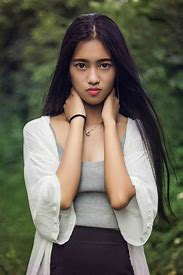
#> input picture lesson01/people.jpg, 183 x 275 px
$ python analysicPicture.py
#> lines starting #> are read from the running program, lines starting #| are printed output that depends on the picture; after the words box and inside, x2 and y2 are one past the last pixel; in counts of white or black regions, pixels touching at a corner belong together
import cv2
import numpy as np

lena = cv2.imread('people.jpg', 0)
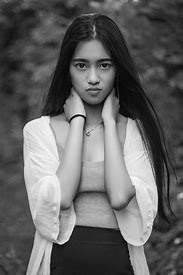
#> lena: shape (275, 183); min 0, max 255, mean 99.3
cv2.imshow('lena', lena)

r, c = lena.shape
#> r = 275; c = 183
list_img = []  # 生成一个空列表，保存用循环生成的每个位图
for i in range(8):
    mat = np.ones((r, c), dtype=np.uint8) * 2 ** i  # 生成提取矩阵mat
    bit_img = cv2.bitwise_and(lena, mat)  # 原始图像与提取矩阵进行按位与运算，得到对应位上的数据。！！！注意
    bit_img[bit_img[:, :] != 0] = 255
    list_img.append(bit_img)
#> this loop made 8 passes
#> pass 1, `bit_img = cv2.bitwise_and(lena, mat)`:
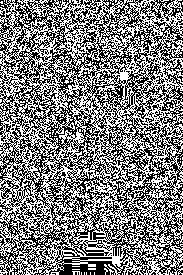
#> bit_img: shape (275, 183); values 0 (black) and 1 (white), 49.6% white in thin lines or dots
#> after the loop:
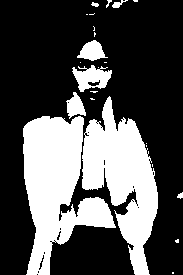
#> bit_img: shape (275, 183); 31.7% white; 24 white regions (15 under 20 px), largest, box (x1, y1, x2, y2) and area: (23, 116, 116, 275) 7670, (82, 96, 158, 275) 6759, (72, 65, 112, 92) 629
#> after the loop, list_img = 8 items

cv2.imshow('lena0', list_img[0])
cv2.imshow('lena1', list_img[1])
cv2.imshow('lena2', list_img[2])
cv2.imshow('lena3', list_img[3])
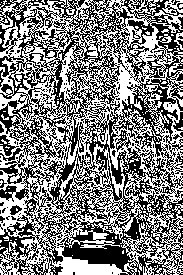
#> window 'lena3': shape (275, 183); 50% white in thin lines or dots
cv2.imshow('lena4', list_img[4])
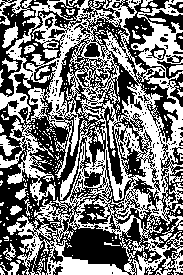
#> window 'lena4': shape (275, 183); 47.4% white; 291 white regions (260 under 20 px), largest, box (x1, y1, x2, y2) and area: (0, 0, 183, 275) 21026, (0, 0, 34, 25) 308, (2, 22, 18, 48) 208
cv2.imshow('lena5', list_img[5])
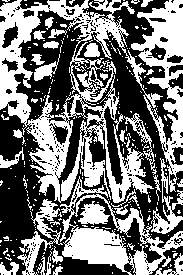
#> window 'lena5': shape (275, 183); 46.5% white; 248 white regions (213 under 20 px), largest, box (x1, y1, x2, y2) and area: (0, 0, 183, 275) 18283, (17, 199, 63, 275) 1004, (151, 158, 183, 234) 678
cv2.imshow('lena6', list_img[6])
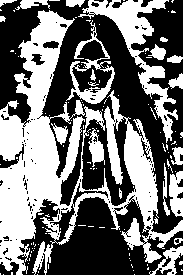
#> window 'lena6': shape (275, 183); 45% white; 120 white regions (98 under 20 px), largest, box (x1, y1, x2, y2) and area: (0, 10, 183, 275) 15853, (78, 0, 178, 143) 2904, (66, 20, 115, 104) 994
cv2.imshow('lena7', list_img[7])
cv2.waitKey(30000)
cv2.destroyAllWindows()
